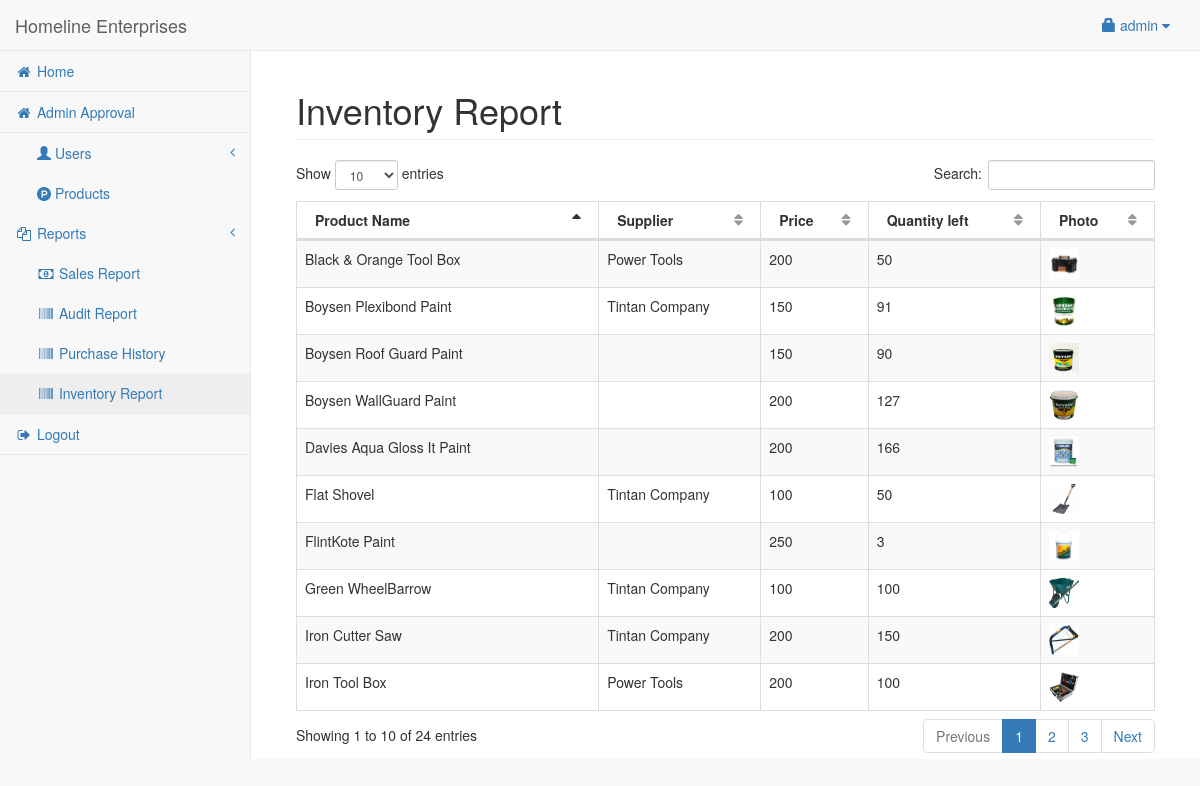
The page /admin/inventory.php (signed in) on the database as committed earlier.
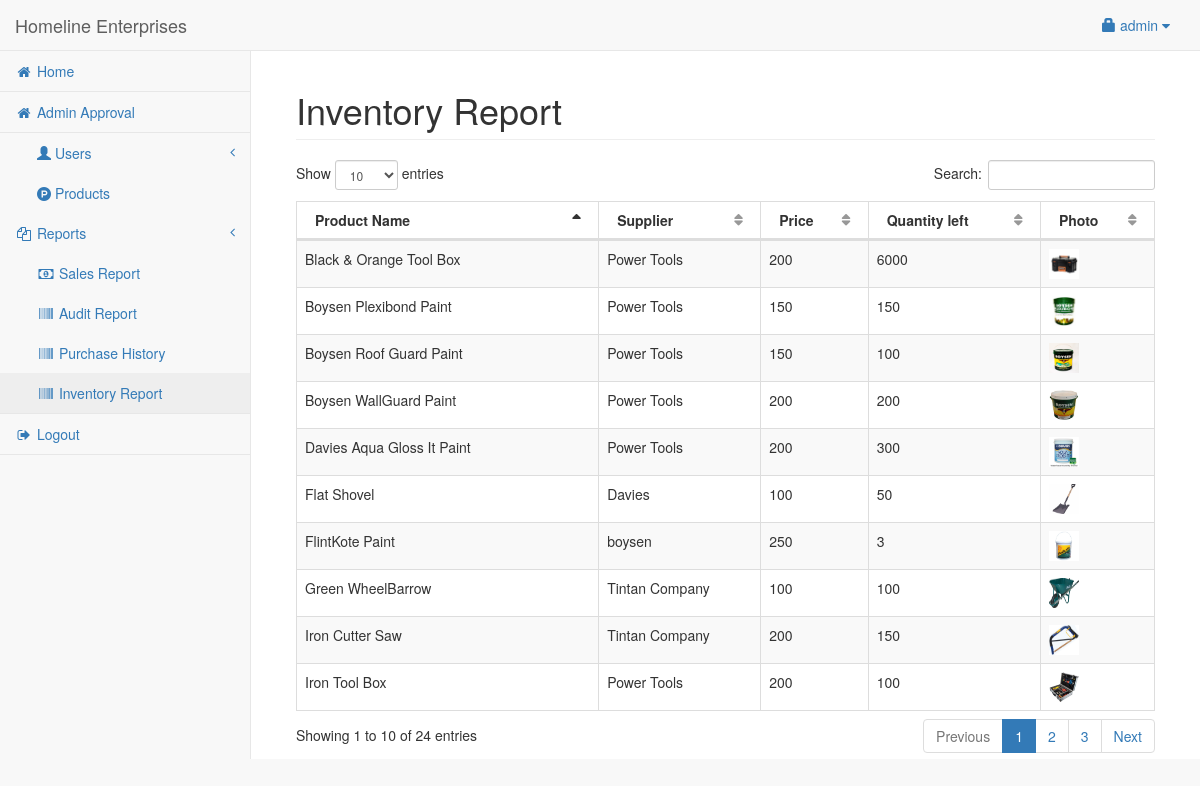
The same page on the database as committed later.
### tables this page shows
CREATE TABLE `admin_detail` (
  `adminid` int(11) NOT NULL,
  `username` varchar(50) NOT NULL,
  `password` varchar(50) NOT NULL,
  `access` int(1) NOT NULL
);

CREATE TABLE `product` (
  `productid` int(11) NOT NULL,
  `categoryid` int(11) NOT NULL,
  `product_name` varchar(150) NOT NULL,
  `product_price` double NOT NULL,
  `product_qty` double NOT NULL,
  `old_value` double NOT NULL,
  `photo` varchar(200) NOT NULL,
  `supplierid` int(11) NOT NULL
);

CREATE TABLE `supplier` (
  `supplierid` int(11) NOT NULL,
  `company_name` varchar(50) NOT NULL,
  `company_address` varchar(150) NOT NULL,
  `contact` varchar(50) NOT NULL
);

### admin/session.php (called while the page is built, shortened)
<?php
	include('../conn.php');
	$sq=mysqli_query($conn,"select * from `admin_detail` where adminid='".$_SESSION['adminid']."'");
	$srow=mysqli_fetch_array($sq);
	$admin =$srow['username'];
?>

### admin/inventory.php (the view, shortened to what this page needs)
<?php include('session.php'); ?>
<?php include('header.php'); ?>
<body>
<div id="wrapper">
<?php include('navbar.php'); ?>
<div style="height:50px;"></div>
<div id="page-wrapper">
<div class="container-fluid">
	<div class="row">
        <div class="col-lg-12">
            <h1 class="page-header">Inventory Report
			</h1>
        </div>
    </div>
    <div class="row">
        <div class="col-lg-12">
            <table width="100%" class="table table-striped table-bordered table-hover" id="prodTable">
                <thead>
                    <tr>
                        <th>Product Name</th>
						<th>Supplier</th>
                        <th>Price</th>
						<th>Quantity left</th>
						<th>Photo</th>
                    </tr>
                </thead>
                <tbody>
				<?php
					$pq=mysqli_query($conn,"select * from product left join category on category.categoryid=product.categoryid left join supplier on supplier.supplierid=product.supplierid");
					while($pqrow=mysqli_fetch_array($pq)){
					?>
						<tr>
							<td><?php echo $pqrow['product_name']; ?></td>
							<td><?php echo $pqrow['company_name']; ?></td>
							<td><?php echo $pqrow['product_price']; ?></td>
							<td><?php echo $pqrow['product_qty']; ?></td>
							<td><img src="../<?php if(empty($pqrow['photo'])){echo "upload/noimage.jpg";}else{echo $pqrow['photo'];} ?>" height="30px" width="30px;"></td>
						</tr>
					<?php
					}
				?>
                </tbody>
            </table>
        </div>
    </div>
</div>
</div>
</div>
</body>
</html>

### admin/header.php (shortened to what this page needs)
 <!DOCTYPE html>
<html lang="en">
<head>
    <link href="../vendor/bootstrap/css/bootstrap.min.css" rel="stylesheet">
    <link href="../vendor/datatables-plugins/dataTables.bootstrap.css" rel="stylesheet">
    <link href="../vendor/datatables-responsive/dataTables.responsive.css" rel="stylesheet">
    <link href="../vendor/font-awesome/css/font-awesome.min.css" rel="stylesheet" type="text/css">
    <link href="../vendor/metisMenu/metisMenu.min.css" rel="stylesheet">
    <link href="../css/style.css" rel="stylesheet">
    <link href="../dist/css/sb-admin-2.css" rel="stylesheet">
</head>

### admin/navbar.php (shortened to what this page needs)
    <nav class="navbar navbar-default navbar-fixed-top" role="navigation" style="margin-bottom: 0">
        <div class="navbar-header">
<a class="navbar-brand" href="#">Homeline Enterprises</a>
        </div>
        <ul class="nav navbar-top-links navbar-right">
            <li class="dropdown">
                <a class="dropdown-toggle" data-toggle="dropdown" href="#">
		<span class="glyphicon glyphicon-lock"></span> <?php echo $admin; ?> <i class="fa fa-caret-down"></i>
                </a>
            </li>
        </ul>
        <div class="navbar-default sidebar" role="navigation">
            <div class="sidebar-nav navbar-collapse">
                <ul class="nav" id="side-menu">
                    <li>
                        <a href="index.php"><i class="fa fa-home fa-fw"></i> Home</a>
                    </li>
                    <li>
                        <a href="admin_side.php"><i class="fa fa-home fa-fw"></i> Admin Approval</a>
                    </li>
                        <ul class="nav nav-second-level">
                            <li>
                                <a href="#"><span class="glyphicon glyphicon-user"></span> Users <span class="fa arrow"></span></a>
                            </li>
                            <li>
                                <a href="product.php"> <i class="fa fa-product-hunt"></i> Products</a>
                            </li>
                        </ul>
		<li>
                        <a href="#"><i class="fa fa-copy fa-fw"></i> Reports<span class="fa arrow"></span></a>
                        <ul class="nav nav-second-level">
                            <li>
                                <a href="sales.php"><i class="fa fa-money fa-fw"></i> Sales Report</a>
                            </li>
                            <li>
                                <a href="audit.php"><i class="fa fa-barcode fa-fw"></i> Audit Report</a>
                            </li>
                            <li>
                                <a href="purchase.php"><i class="fa fa-barcode fa-fw"></i> Purchase History</a>
                            </li>
                            <li>
                                <a href="inventory.php"><i class="fa fa-barcode fa-fw"></i> Inventory Report</a>
                            </li>
                        </ul>
                    </li>
		<li><a href="#logout" data-toggle="modal"><i class="fa fa-sign-out fa-fw"></i> Logout</a></li>
                </ul>
            </div>
        </div>
    </nav>

Rows that differ between the two databases and show on the page:
changed product "Davies Aqua Gloss It Paint": supplierid.company_name (not shown) → "Power Tools"; product_qty "166" → "300"
changed product "Boysen WallGuard Paint": supplierid.company_name (not shown) → "Power Tools"; product_qty "127" → "200"
changed product "FlintKote Paint": supplierid.company_name (not shown) → "boysen"
changed product "Boysen Roof Guard Paint": supplierid.company_name (not shown) → "Power Tools"; product_qty "90" → "100"
changed product "Boysen Plexibond Paint": supplierid.company_name "Tintan Company" → "Power Tools"; product_qty "91" → "150"
changed product "Flat Shovel": supplierid.company_name "Tintan Company" → "Davies"
changed product "Black & Orange Tool Box": product_qty "50" → "6000"
